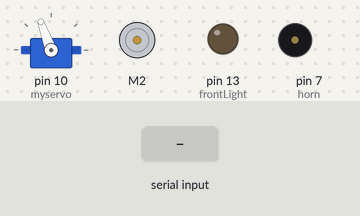
The sketch below on a simulated Arduino Uno, built with avr-gcc and run on an emulated ATmega328P. Shown: servo, DC motor (green arrow = forward, orange = backward, longer = faster), output pins drawn as LEDs (lit = HIGH), buzzer (waves = sounding). Inputs (shaded band) come from the test bench. What the sketch prints to the serial monitor is not drawn.

Above: at 1.2 s.
1.3 s: "L" received over Serial
At 1.8 s:
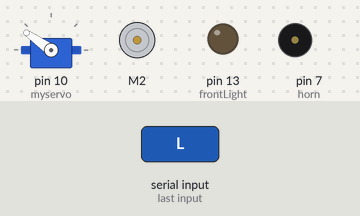
2.8 s: "R" received over Serial
At 4.0 s:
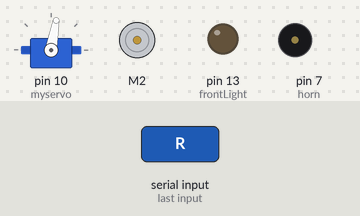
4.3 s: "V" received over Serial
At 5.5 s:
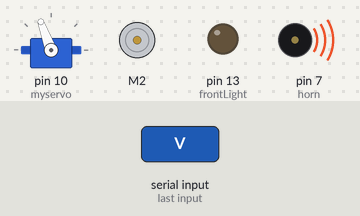
5.8 s: "I" received over Serial
At 6.5 s:
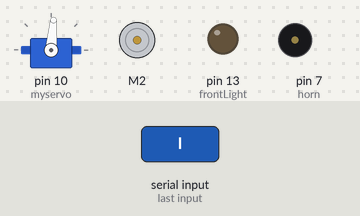
7.4 s: byte 49 ('1') received over Serial
At 8.4 s:
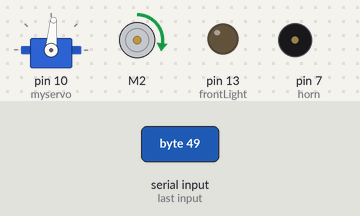
8.9 s: byte 50 ('2') received over Serial
At 9.6 s:
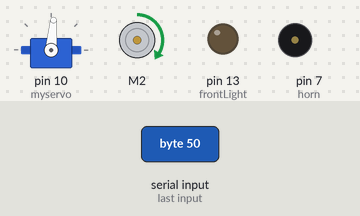
Timing chart, 0 to 11.4 s (numbered marks = the images above; inputs shaded):
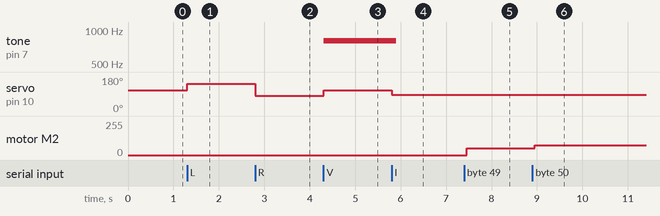

Measured:
- after the input at 1.3 s, servo on pin 10 (myservo): 110° → 145° at once
- after the input at 2.8 s, servo on pin 10 (myservo): 145° → 80° at once
- after the input at 4.3 s, tone on pin 7 (horn): silent → 800 Hz at once; servo on pin 10 (myservo): 80° → 110° at once
- after the input at 5.8 s, tone on pin 7 (horn): 800 Hz → silent after 0.10 s; servo on pin 10 (myservo): 110° → 85° at once
- after the input at 7.4 s, motor M2: stopped → forward 50/255 after 0.05 s
- after the input at 8.9 s, motor M2: forward 50/255 → forward 75/255 after 0.06 s

The sketch:

VIATURA.ino
```cpp
/*
PROJETO VIATURA

BISMARK AND PATRICK

*/


//Libraries
#include <AFMotor.h>
#include <Servo.h>

//Objects
AF_DCMotor MOTORTRACAO(2, MOTOR12_64KHZ); // create motor #2, 64KHz pwm
Servo myservo;  // Servo ligaod na porta 9


//VARIAVEIS CONSTANTES
char dataIn = 'S';
char COMANDO;
char det;
int vel = 0; //Bluetooth Stuff
int frontLight = 13;
int backLight = 14;
int horn = 7;


void setup() {
Serial.begin(9600); // set up Serial library at 9600 bps

pinMode(frontLight, OUTPUT);
pinMode(horn, OUTPUT);

//Initalization messages
Serial.println("VIATURA - 01");

// Define que o servo esta ligado a porta 9
myservo.attach(10);

//turn off motors
MOTORTRACAO.setSpeed(0);
MOTORTRACAO.run(RELEASE);

digitalWrite(frontLight, LOW);
noTone(horn);

}

void loop() {
det = check(); //call check() subrotine to get the serial code

// Move o eixo do servo, de acordo com o angulo
myservo.write(110);

if(det == 'L'){
myservo.write(145);
delay(150);
det = 'S';
}else if(det == 'R'){
myservo.write(80);
delay(150);
det = 'S';
}

switch (det) {
case 'F': // F, move forward
MOTORTRACAO.setSpeed(vel);
MOTORTRACAO.run(FORWARD);
det = check();
break;

case 'I': // I, move forward and Right
MOTORTRACAO.setSpeed(vel);
MOTORTRACAO.run(FORWARD);
myservo.write(85);
delay(150);
det = check();
break;


case 'G': // G, move forward and Left
MOTORTRACAO.setSpeed(vel);
MOTORTRACAO.run(FORWARD);
myservo.write(140);
delay(150);
det = check();
break;

case 'B': // B, move back
MOTORTRACAO.setSpeed(vel);
MOTORTRACAO.run(BACKWARD);
det = check();
break;


case 'J': // J, move backward and Right
MOTORTRACAO.setSpeed(vel);
MOTORTRACAO.run(BACKWARD);
myservo.write(85);
delay(150);
det = check();
break;


case 'H': // H, move backward and Left
MOTORTRACAO.setSpeed(vel);
MOTORTRACAO.run(BACKWARD);
myservo.write(140);
delay(150);
det = check();
break;

case 'S': // S, stop
//turn off motors
MOTORTRACAO.setSpeed(0);
MOTORTRACAO.run(RELEASE);
det = check();
break;


case 'V': // V, BUZINA LIGADO
//Serial.println("BUZINA LIGADO");
tone(horn, 800, 100);
det = check();
break;

case 'v': //v, BUZINA DESLIGADO
//Serial.println("BUZINA DESLIGADO");
noTone(horn);
det = check();
break;

case 'W': //W, FAROL LIGADO
//Serial.println("FAROL LIGADO");
digitalWrite(frontLight, HIGH);
break;

case 'w': //w, FAROL DESLIGADO
//Serial.println("FAROL DESLIGADO");
digitalWrite(frontLight, LOW);
break;

}
}

//get bluetooth code received from serial port
int check() {
if (Serial.available() > 0) { // if there is valid data in the serial port
dataIn = Serial.read();// stores data into a varialbe

//check the code
if (dataIn == 'F') { //Forward
COMANDO = 'F';
}
else if (dataIn == 'B') { //Backward
COMANDO = 'B';
}
else if (dataIn == 'L') { //Left
COMANDO = 'L';
}
else if (dataIn == 'R') { //Right
COMANDO = 'R';
}
else if (dataIn == 'I') { //Froward Right
COMANDO = 'I';
}
else if (dataIn == 'J') { //Backward Right
COMANDO = 'J';
}
else if (dataIn == 'G') { //Forward Left
COMANDO = 'G';
}
else if (dataIn == 'H') { //Backward Left
COMANDO = 'H';
}
else if (dataIn == 'S') { //Stop
COMANDO = 'S';
}
else if (dataIn == '0') { //Speed 0
vel = 0;
}
else if (dataIn == '1') { //Speed 25
vel = 50;
}
else if (dataIn == '2') { //Speed 50
vel = 75;
}
else if (dataIn == '3') { //Speed 75
vel = 80;
}
else if (dataIn == '4') { //Speed 100
vel = 100;
}
else if (dataIn == '5') { //Speed 125
vel = 125;
}
else if (dataIn == '6') { //Speed 150
vel = 150;
}
else if (dataIn == '7') { //Speed 175
vel = 175;
}
else if (dataIn == '8') { //Speed 200
vel = 200;
}
else if (dataIn == '9') { //Speed 225
vel = 255;
}
else if (dataIn == 'q') { //Speed 255
vel = 255;
}
else if (dataIn == 'U') { //LUZ DE Re LIGADO
COMANDO = 'U';
}
else if (dataIn == 'u') { //LUZ DE Re DESLIGADO
COMANDO = 'u';
}
else if (dataIn == 'W') { //FAROL LIGADO
COMANDO = 'W';
}
else if (dataIn == 'w') { //FAROL DESLIGADO
COMANDO = 'w';
}
else if (dataIn == 'V') { //BUZINA LIGADO
COMANDO = 'V';
}
else if (dataIn == 'v') { //BUZINA DESLIGADO
COMANDO = 'v';
}
else if (dataIn == 'X') { //Extra On
COMANDO = 'X';
}
else if (dataIn == 'x') { //Extra Off
COMANDO = 'x';
}
}
return COMANDO;
}
```
